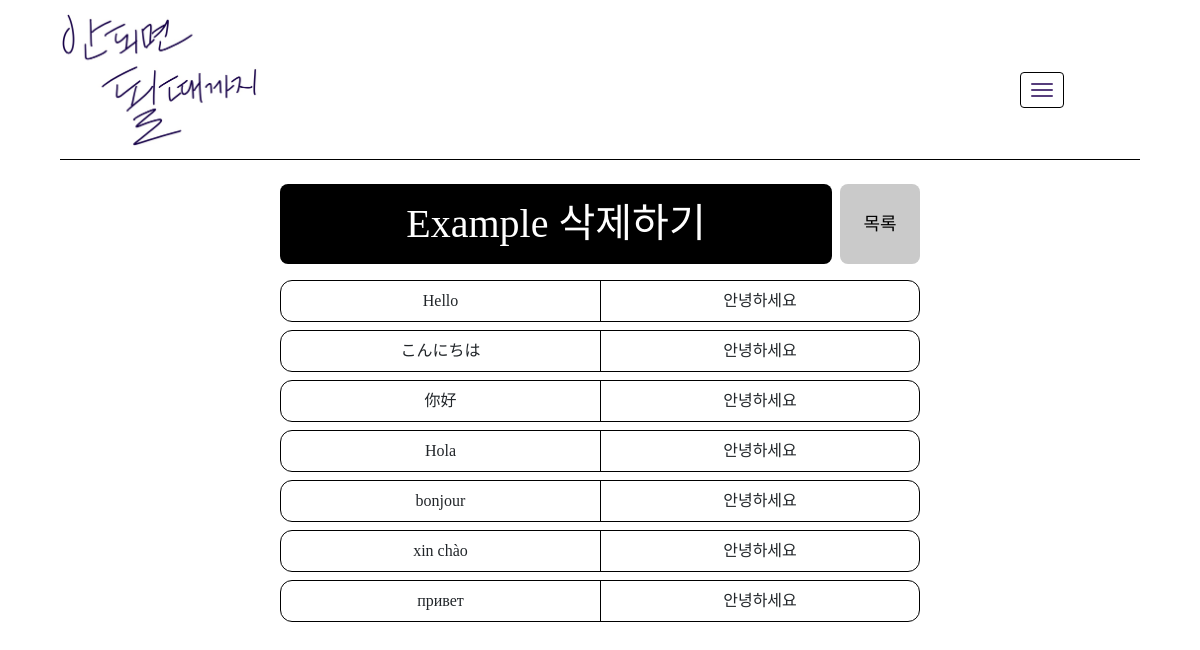
Screenshot of /study/vocabulary/example/ (signed in) with the database file from the repository.
### study/models.py (models this page shows)
class Vocas_example(models.Model):
    vocabulary = models.ForeignKey(Vocabulary_example, on_delete=models.CASCADE)
    eng = models.CharField(max_length=50)
    kor = models.CharField(max_length=50)
    today = models.DateField(default=datetime.today)

### study/views.py (the view)
# urls.py: path("example/", views.example),
@login_required
def example(request):
    vocabulary = Vocabulary_example.objects.all()
    vocas = Vocas_example.objects.all()
    template = loader.get_template('study/vocabulary_example.html')
    context = {
        "vocabulary": vocabulary,
        "vocas": vocas,
    }
    return HttpResponse(template.render(context, request))

### templates/study/vocabulary_example.html (shortened to what this page needs)
<!DOCTYPE html>
<html lang="ko">
<head>
    {% load static %}
    <link rel="stylesheet" href="{% static 'study/css/vocabulary_daily.css' %}">
    <link href="https://cdn.jsdelivr.net/npm/bootstrap@5.2.1/dist/css/bootstrap.min.css" rel="stylesheet">
</head>
<body>
    <div class="hamberger_menu">
        <a class="navbar-toggle" href="#" role="button" id="dropdownMenuLink" data-bs-toggle="dropdown" aria-expanded="false">
            <span class="icon-bar"></span>
            <span class="icon-bar"></span>
            <span class="icon-bar"></span>
        </a>
    </div>
    <div class="title">
        <img src="{% static 'study/img/vocafight_logo.png' %}" class="logo">
    </div>
    <div class="entrances">
        <button type="button" class="entrance" data-bs-toggle="modal" data-bs-target="#exampleModal{{voca.id}}">Example 삭제하기</button>
        <button type="button" class="contents" onclick="location.href='/study/vocabulary/'">목록</button>
    </div>
    <div class="vocabulary">
    {% for voca in vocas %}
        <div class="voca voca_{{voca.id}}">
            <div class="set">
                <div class="eng">
                    {{voca.eng}}
                </div>
                <div class="kor">
                    {{voca.kor}}
                </div>
            </div>
        </div>
    {% endfor %}
    </div>
</body>
</html>

### static/study/css/vocabulary_daily.css (style rules this page uses)
body { display: flex; flex-direction: column; justify-content: center; align-items: center; }
button { -webkit-appearance: none; border-radius: 0; }
.title { display: flex; align-items: center; width: 90vw; height: 20vmin; font-size: 5vh; border-bottom: 1px solid black; margin-bottom: 3vh; }
.logo { width: 25vmin; cursor: pointer; }
.vocabulary { display: flex; flex-direction: column; width: 95vmin; }
.voca { display: flex; justify-content: space-between; align-items: center; width: 95vmin; margin-bottom: 1vh; }
.set { display: flex; width: 80vmin; border-top: 1px solid black; border-bottom: 1px solid black; border-left: 1px solid black; border-right: 1px solid black; border-radius: 1vmax; }
.eng { display: flex; justify-content: center; align-items: center; width: 40vmin; padding: 1vh 1vw 1vh 1vw; font-family: 'GothicA1-Light'; }
.kor { display: flex; justify-content: center; align-items: center; width: 40vmin; flex-wrap: wrap; border-left: 1px solid black; padding: 1vh 1vw 1vh 1vw; font-family: 'GothicA1-Light'; }
.entrances { display: flex; justify-content: space-between; align-items: center; width: 80vmin; margin-bottom: 2vh; }
.entrance { display: flex; justify-content: center; align-items: center; width: 69vmin; height: 10vmin; font-size: 5vmin; font-weight:normal; border-radius: 1vh; background-color: black; color: rgb(255, 255, 255); border: none; font-family: 'GothicA1-Light'; }
.contents { display: flex; justify-content: center; align-items: center; width: 10vmin; height: 10vmin; font-size: 1.5vmax; font-weight:normal; border-radius: 1vh; background-color: rgb(202, 202, 202); color: black; border: none; font-family: 'GothicA1-Light'; }
.hamberger_menu { position: absolute; top: 8vmin; right: 10vw; width: 5vw; }
.navbar-toggle { position: relative; float: left; padding: 10px; margin-top: 8px; margin-right: 15px; margin-bottom: 8px; background-color: white; background-image: none; border: 1px solid black; border-radius: 4px; }
.icon-bar { background-color: #563d7c; display: block; width: 22px; height: 2px; border-radius: 1px; }
.navbar-toggle .icon-bar+.icon-bar { margin-top: 4px; }

### templates/study/vocabulary_example.html (style rules this page uses)
.voca { justify-content:center; }

### rows the page displays
Vocas_example: eng "Hello", kor "안녕하세요"
Vocas_example: eng "こんにちは", kor "안녕하세요"
Vocas_example: eng "你好", kor "안녕하세요"
Vocas_example: eng "Hola", kor "안녕하세요"
Vocas_example: eng "bonjour", kor "안녕하세요"
Vocas_example: eng "xin chào", kor "안녕하세요"
Vocas_example: eng "привет", kor "안녕하세요"
